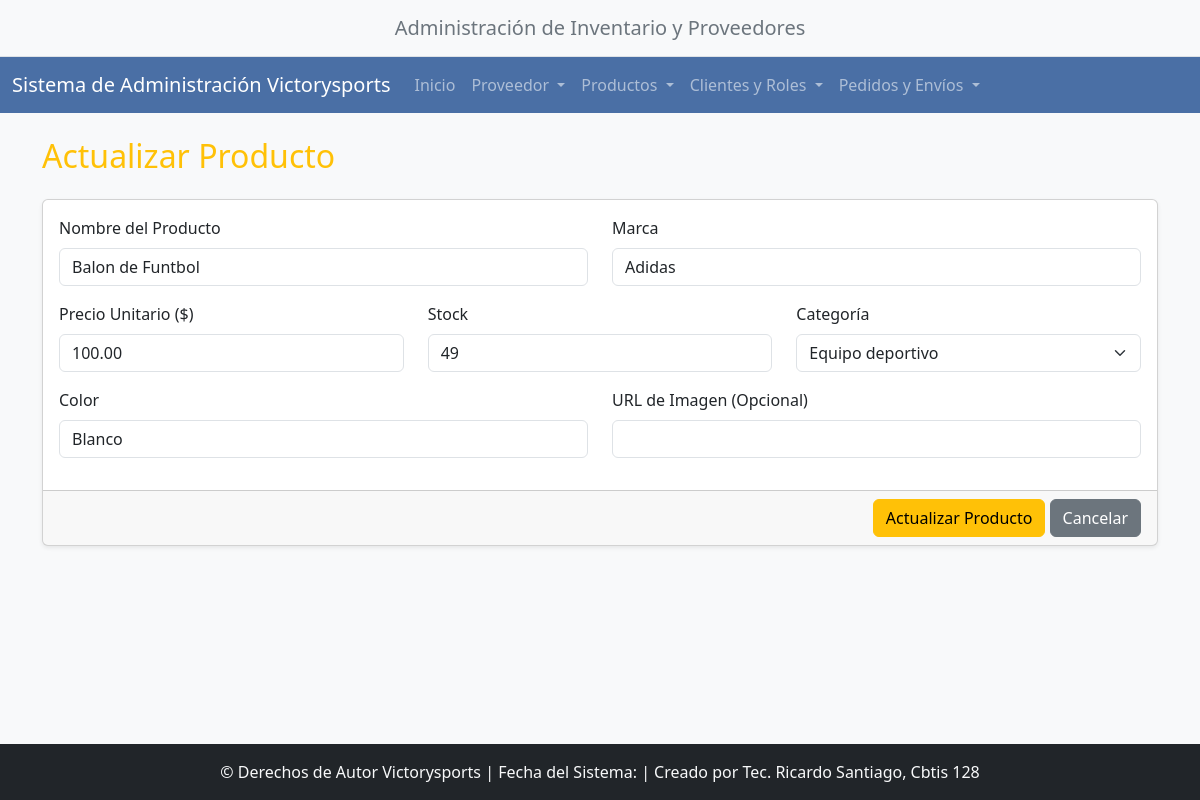
/productos/actualizar/1/, run on the app's committed database.
### app_victorysports/models.py (models this page shows, shortened)
class Producto(models.Model):
    id_producto = models.AutoField(primary_key=True)
    nombre = models.CharField(max_length=255)
    precio_unitario = models.DecimalField(max_digits=10, decimal_places=2)
    stock = models.IntegerField(default=0)
    marca = models.CharField(max_length=100)
    img_url = models.URLField(max_length=255, blank=True, null=True)
    categoria = models.ForeignKey(Categoria, on_delete=models.SET_NULL, null=True, related_name='productos')
    color = models.CharField(max_length=50)
    class Meta:
        verbose_name = "Producto"
        verbose_name_plural = "Productos"

class Categoria(models.Model):
    nombre = models.CharField(max_length=100, unique=True)
    activo = models.BooleanField(default=True)
    fecha_creacion = models.DateField(auto_now_add=True)
    class Meta:
        verbose_name = "Categoría de Producto"
        verbose_name_plural = "Categorías de Productos"

### app_victorysports/views.py (the view)
# urls.py: path('productos/actualizar/<int:pk>/', views.actualizar_producto, name='actualizar_producto'),
def actualizar_producto(request, pk):
    producto = get_object_or_404(Producto, pk=pk)
    categorias = Categoria.objects.filter(activo=True).order_by('nombre')
    context = {'producto': producto, 'categorias': categorias}
    return render(request, 'producto/actualizar_producto.html', context)

### app_victorysports/templates/producto/actualizar_producto.html (shortened to what this page needs)
{% extends "base.html" %}
{% block content %}
<h2 class="mb-4 text-warning">Actualizar Producto</h2>
<form method="POST" action="{% url 'realizar_actualizacion_producto' %}">
    <div class="card shadow-sm">
        <div class="card-body">
            <div class="row">
                <div class="col-md-6 mb-3">
                    <label for="nombre" class="form-label">Nombre del Producto</label>
                    <input type="text" class="form-control" id="nombre" name="nombre" value="{{ producto.nombre }}" required>
                </div>
                <div class="col-md-6 mb-3">
                    <label for="marca" class="form-label">Marca</label>
                    <input type="text" class="form-control" id="marca" name="marca" value="{{ producto.marca }}" required>
                </div>
            </div>
            <div class="row">
                <div class="col-md-4 mb-3">
                    <label for="precio_unitario" class="form-label">Precio Unitario ($)</label>
                    <input type="number" step="0.01" class="form-control" id="precio_unitario" name="precio_unitario" value="{{ producto.precio_unitario }}" required>
                </div>
                <div class="col-md-4 mb-3">
                    <label for="stock" class="form-label">Stock</label>
                    <input type="number" class="form-control" id="stock" name="stock" value="{{ producto.stock }}" required>
                </div>
                <div class="col-md-4 mb-3">
                    <label for="categoria_id" class="form-label">Categoría</label>
                    <select class="form-select" id="categoria_id" name="categoria_id" required>
                        {% for cat in categorias %}
                            <option value="{{ cat.pk }}" {% if producto.categoria and producto.categoria.pk == cat.pk %}selected{% endif %}>
                                {{ cat.nombre }}
                            </option>
                        {% empty %}
                            <option value="" disabled>No hay categorías activas.</option>
                        {% endfor %}
                    </select>
                </div>
                </div>
            <div class="row">
                <div class="col-md-6 mb-3">
                    <label for="color" class="form-label">Color</label>
                    <input type="text" class="form-control" id="color" name="color" value="{{ producto.color }}" required>
                </div>
                <div class="col-md-6 mb-3">
                    <label for="img_url" class="form-label">URL de Imagen (Opcional)</label>
                    <input type="url" class="form-control" id="img_url" name="img_url" value="{{ producto.img_url|default:'' }}">
                </div>
            </div>
        </div>
        <div class="card-footer text-end">
            <button type="submit" class="btn btn-warning">Actualizar Producto</button>
            <a href="{% url 'ver_producto' %}" class="btn btn-secondary">Cancelar</a>
        </div>
    </div>
</form>
{% endblock content %}

### app_victorysports/templates/base.html (style rules this page uses)
body { background-color: #f8f9fa; }
html { position: relative; min-height: 100%; }
body { margin-bottom: 70px; }

### data on the page
Producto: nombre "Balon de Funtbol", marca "Adidas", precio_unitario "100.00", stock "49", categoria_id "Equipo deportivo", color "Blanco"
